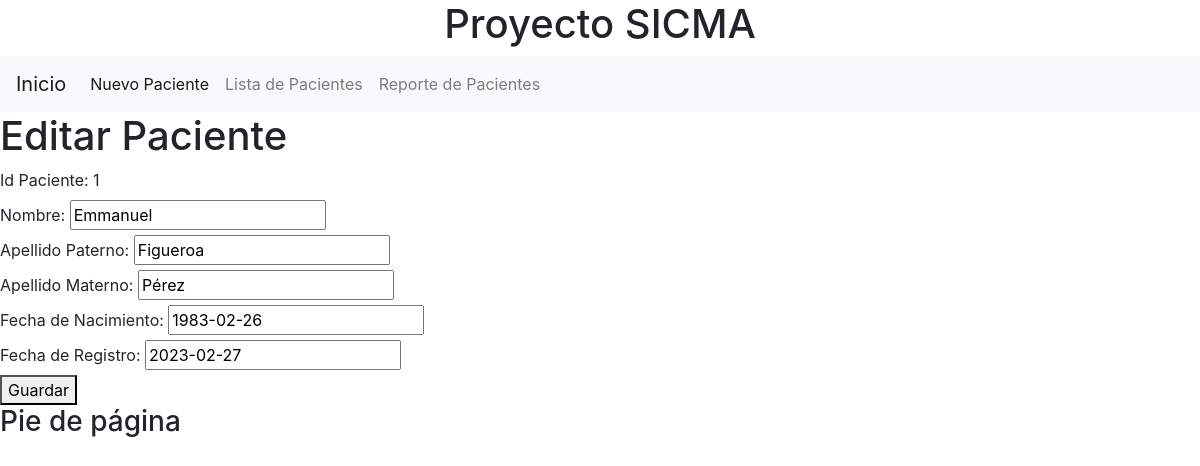
Page /editar_paciente/1 on the committed database.
### Aplicaciones/pacientes/models.py (models this page shows, shortened)
class Paciente(models.Model):
    id_paciente = models.AutoField(primary_key=True)
    nombre = models.CharField(max_length=30)
    apellido1 = models.CharField(max_length=30)
    apellido2 = models.CharField(max_length=30)
    fecha_nac = models.CharField(max_length=30)
    fecha_reg = models.CharField(max_length=30)

### Aplicaciones/pacientes/views.py (the view)
# urls.py: path('editar_paciente/<id_paciente>', views.editar_paciente, name='editar_paciente'),
def editar_paciente(request, id_paciente):
    paciente = Paciente.objects.get(id_paciente=id_paciente)
    return render(request, 'editar_paciente.html', {'paciente': paciente})

### Aplicaciones/pacientes/templates/editar_paciente.html (shortened to what this page needs)
{% extends 'base.html' %}
{% block content %}
    <h1>Editar Paciente</h1>
    <form action="/edicion_paciente/" method="POST">
        <div>
            <label for="id_paciente">Id Paciente: </label>
            <label for="">{{ paciente.id_paciente }}</label>
        </div>
        <div>
            <label for="nombre">Nombre: </label>
            <input type="text" name="nombre" value="{{ paciente.nombre }}">
        </div>
        <div>
            <label for="apellido1">Apellido Paterno: </label>
            <input type="text" name="apellido1" value="{{ paciente.apellido1 }}">
        </div>
        <div>
            <label for="apellido2">Apellido Materno: </label>
            <input type="text" name="apellido2" value="{{ paciente.apellido2 }}">
        </div>
        <div>
            <label for="fecha_nac">Fecha de Nacimiento: </label>
            <input type="text" name="fecha_nac" value="{{ paciente.fecha_nac }}">
        </div>
        <div>
            <label for="fecha_reg">Fecha de Registro: </label>
            <input type="text" name="fecha_reg" value="{{ paciente.fecha_reg }}">
        </div>
        <button type="submit">Guardar</button>
    </form>
{% endblock %}

### rows in the picture
Paciente: id_paciente "1", nombre "Emmanuel", apellido1 "Figueroa", apellido2 "Pérez", fecha_nac "1983-02-26", fecha_reg "2023-02-27"
